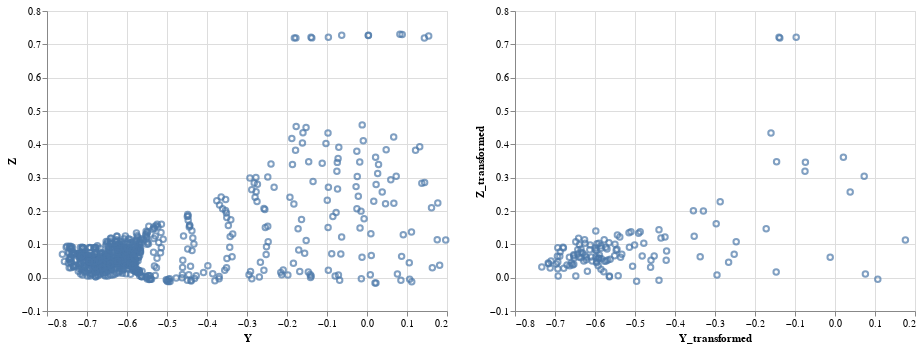

The code cell stored with this chart in its notebook:
### Code cell
yz_point | yz_point_new

### Figure 1 — Vega specification as saved in the notebook (floating-point values rounded to 4 significant figures; data arrays with more than 128 entries replaced by an {"elided": "..."} marker saying what was removed)
{"$schema": "https://vega.github.io/schema/vega/v5.json", "data": [{"name": "source_0", "values": {"elided": "800 records"}}, {"name": "source_1", "values": {"elided": "130 records"}}], "signals": [{"name": "childWidth", "value": 400}], "marks": [{"type": "group", "name": "concat_0_group", "encode": {"update": {"height": {"signal": "height"}, "width": {"signal": "childWidth"}}}, "marks": [{"type": "symbol", "name": "concat_0_marks", "from": {"data": "source_0"}, "encode": {"update": {"fill": {"value": "transparent"}, "x": {"field": "Y", "scale": "concat_0_x"}, "y": {"field": "Z", "scale": "concat_0_y"}, "opacity": {"value": 0.7}, "stroke": {"value": "#4c78a8"}}}, "style": ["point"]}], "axes": [{"scale": "concat_0_x", "minExtent": 0, "grid": true, "tickCount": {"signal": "ceil(childWidth/40)"}, "domain": false, "labels": false, "aria": false, "gridScale": "concat_0_y", "ticks": false, "zindex": 0, "maxExtent": 0, "orient": "bottom"}, {"scale": "concat_0_y", "domain": false, "maxExtent": 0, "tickCount": {"signal": "ceil(height/40)"}, "orient": "left", "minExtent": 0, "gridScale": "concat_0_x", "labels": false, "zindex": 0, "ticks": false, "grid": true, "aria": false}, {"scale": "concat_0_x", "orient": "bottom", "labelOverlap": true, "title": "Y", "labelFlush": true, "tickCount": {"signal": "ceil(childWidth/40)"}, "zindex": 0, "grid": false}, {"scale": "concat_0_y", "tickCount": {"signal": "ceil(height/40)"}, "grid": false, "zindex": 0, "orient": "left", "labelOverlap": true, "title": "Z"}], "style": "cell"}, {"type": "group", "name": "concat_1_group", "encode": {"update": {"width": {"signal": "childWidth"}, "height": {"signal": "height"}}}, "marks": [{"type": "symbol", "name": "concat_1_marks", "from": {"data": "source_1"}, "encode": {"update": {"x": {"field": "Y_transformed", "scale": "concat_1_x"}, "y": {"field": "Z_transformed", "scale": "concat_1_y"}, "opacity": {"value": 0.7}, "stroke": {"value": "#4c78a8"}, "fill": {"value": "transparent"}}}, "style": ["point"]}], "axes": [{"scale": "concat_1_x", "orient": "bottom", "grid": true, "aria": false, "gridScale": "concat_1_y", "domain": false, "labels": false, "minExtent": 0, "ticks": false, "tickCount": {"signal": "ceil(childWidth/40)"}, "zindex": 0, "maxExtent": 0}, {"scale": "concat_1_y", "orient": "left", "domain": false, "minExtent": 0, "ticks": false, "grid": true, "zindex": 0, "maxExtent": 0, "gridScale": "concat_1_x", "tickCount": {"signal": "ceil(height/40)"}, "labels": false, "aria": false}, {"scale": "concat_1_x", "grid": false, "labelFlush": true, "orient": "bottom", "title": "Y_transformed", "labelOverlap": true, "tickCount": {"signal": "ceil(childWidth/40)"}, "zindex": 0}, {"scale": "concat_1_y", "title": "Z_transformed", "orient": "left", "grid": false, "labelOverlap": true, "tickCount": {"signal": "ceil(height/40)"}, "zindex": 0}], "style": "cell"}], "scales": [{"name": "concat_0_x", "type": "linear", "domain": [-0.8, 0.2], "range": [0, {"signal": "childWidth"}], "zero": true}, {"name": "concat_0_y", "type": "linear", "domain": [-0.1, 0.8], "range": [{"signal": "height"}, 0], "zero": true}, {"name": "concat_1_x", "type": "linear", "domain": [-0.8, 0.2], "range": [0, {"signal": "childWidth"}], "zero": true}, {"name": "concat_1_y", "type": "linear", "domain": [-0.1, 0.8], "range": [{"signal": "height"}, 0], "zero": true}], "padding": 5, "height": 300, "layout": {"padding": 20, "bounds": "full", "align": "each"}, "background": "white"}
